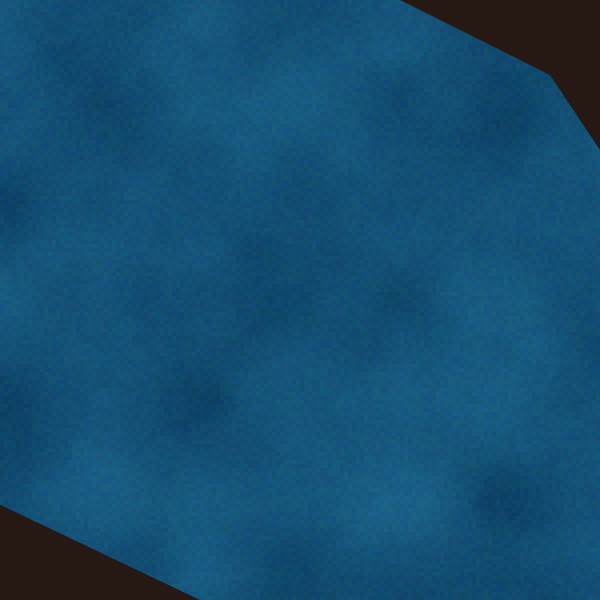
Frame 1 (no input)
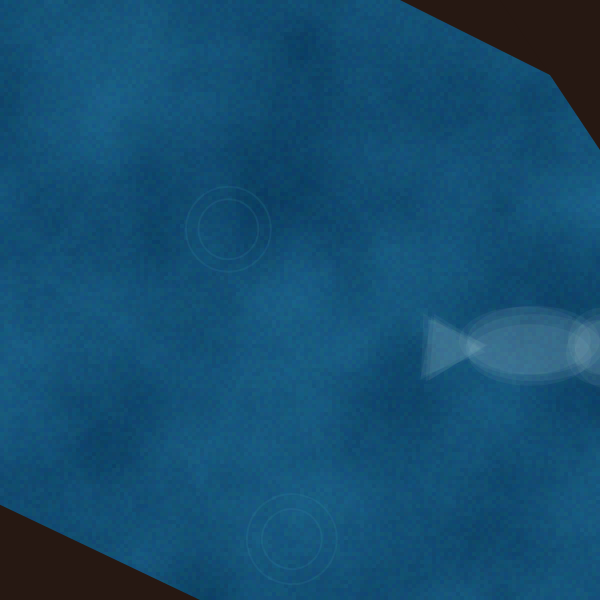
Frame 60 (no input)
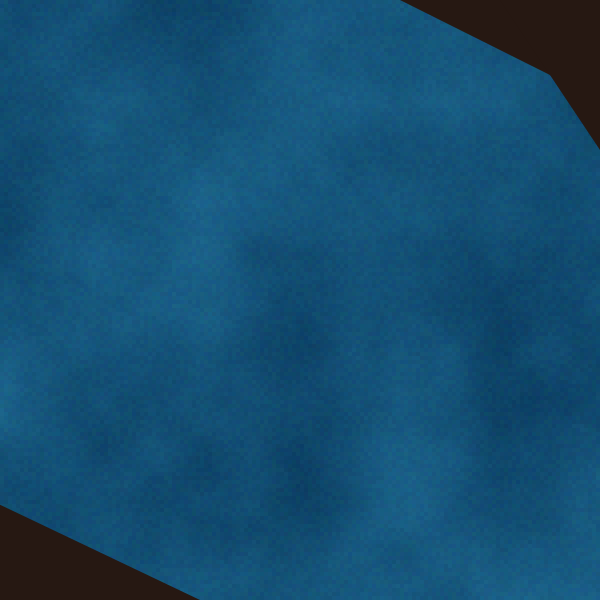
Frame 120 (the mouse pressed at the canvas centre since frame 60)

The p5.js sketch that drew these frames (run headless with seeded random() and noise() and a simulated clock; from frame 60 on, the mouse is pressed at the canvas centre):

// p5.js sketch
// ── sketch.js
let reset = 0;
let randomX;
let randomY;
let pathY;
let pathSlope;
let isPressed = false;

function setup() {
  createCanvas(600, 600);
  pathY = random(-200, height + 200);
  pathSlope = random(-0.5, 0.8);
}

function mousePressed() {
  isPressed = true;
}

function mouseReleased() {
  isPressed = false;
  reset = 0;
}

function draw() {

  push();
  noStroke();

  for (let x = 0; x < width; x += 4) {
    for (let y = 0; y < height; y += 4) {

      let n = noise(x * 0.01, y * 0.01, frameCount*0.1);

      fill(
        10 + n * 20 + random(-3, 3),
        60 + n * 45+ random(-5, 5),
        95 + n * 50 + random(-5, 5)
      );

      rect(x, y, 5, 5);
    }
  }
  pop(); 


  push();

  let move = (frameCount * 12) % 900;

  if (frameCount % 75 == 0) {
    pathY = random(-200, height + 200);
    pathSlope = random(-0.5, 0.8);
  }

  translate(
    move - 200,
    pathY + move * pathSlope
  );

  fill(225, 245, 250, 12);
  stroke(240, 250, 255, 1);
  strokeWeight(6);

  triangle(random(-100, -85), random(-35, -25),
          random(-100, -85), random(25, 35),
          random(-45, -30), random(-5, 5));
  ellipse(random(0, 15), random(-10, 10), random(120, 140), random(60, 70));
  circle(random(75, 95), random(-10, 10), random(60, 70));

  triangle(random(-100, -85), random(-35, -25),
          random(-100, -85), random(25, 35),
          random(-45, -30), random(-5, 5));
  ellipse(random(0, 15), random(-10, 10), random(120, 140), random(60, 70));
  circle(random(75, 95), random(-10, 10), random(60, 70));

  triangle(random(-100, -85), random(-35, -25),
          random(-100, -85), random(25, 35),
          random(-45, -30), random(-5, 5));
  ellipse(random(0, 15), random(-10, 10), random(120, 140), random(60, 70));
  circle(random(75, 95), random(-10, 10), random(60, 70));

  triangle(random(-100, -85), random(-35, -25),
          random(-100, -85), random(25, 35),
          random(-45, -30), random(-5, 5));
  ellipse(random(0, 15), random(-10, 10), random(120, 140), random(60, 70));
  circle(random(75, 95), random(-10, 10), random(60, 70));
  pop();


  push();
  if (frameCount % 20 == 0) {
  randomX = random(width);
  randomY = random(height);
  }

  noFill();
  stroke(70, 150, 175, 35);
  strokeWeight(2);

  let size = frameCount % 100;
  let circleCount = int(size / 25);

  for (let i = 0; i < circleCount; i++) {
    circle(randomX, randomY, size + i * 25);

    push();
    translate(randomX, randomY);
    rotate(PI / 3);
    circle(300, 100, size + i * 30);
    pop();
  }
  pop();

    
  if (isPressed) {
    reset++;

    push();
    noFill();
    stroke(70, 150, 175, 80);
    strokeWeight(2);

    let size = random(10, 50);
    let circleCount = int((reset % 60) / 6);

    for (let i = 0; i < circleCount; i++) {
      circle(mouseX, mouseY, size + i * 25);
    }

    pop();
  }

  push();
  noStroke();
  fill(38, 24, 18);
  triangle(400, 0, 600, 100, 800, 0);
  triangle(500, 0, 600, 150, 800, 0);
  triangle(0,600, 200, 600, -10, 500);
  pop();

}
